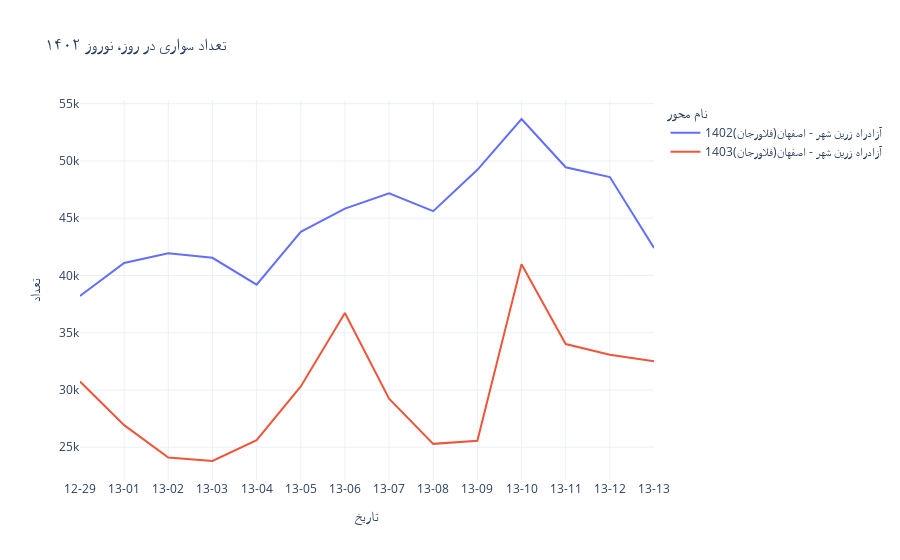

Notebook code cell kept with this figure:
### Code cell
drawchart(213163)

### Figure 1 — Plotly figure (JSON) as saved in the notebook; plotly's stock layout.template omitted (floating-point values rounded to 4 significant figures)
{"data": [{"hovertemplate": "name=آزادراه زرين شهر - اصفهان(فلاورجان)1402<br>date=%{x}<br>car_est=%{y}<extra></extra>", "legendgroup": "آزادراه زرين شهر - اصفهان(فلاورجان)1402", "line": {"color": "#636efa", "dash": "solid"}, "marker": {"symbol": "circle"}, "mode": "lines", "name": "آزادراه زرين شهر - اصفهان(فلاورجان)1402", "orientation": "v", "showlegend": true, "type": "scatter", "x": ["12-29", "13-01", "13-02", "13-03", "13-04", "13-05", "13-06", "13-07", "13-08", "13-09", "13-10", "13-11", "13-12", "13-13"], "xaxis": "x", "y": [38205, 41094, 41942, 41539, 39195, 43815, 45841, 47178, 45614, 49224, 53665, 49449, 48595, 42399], "yaxis": "y"}, {"hovertemplate": "name=آزادراه زرين شهر - اصفهان(فلاورجان)1403<br>date=%{x}<br>car_est=%{y}<extra></extra>", "legendgroup": "آزادراه زرين شهر - اصفهان(فلاورجان)1403", "line": {"color": "#EF553B", "dash": "solid"}, "marker": {"symbol": "circle"}, "mode": "lines", "name": "آزادراه زرين شهر - اصفهان(فلاورجان)1403", "orientation": "v", "showlegend": true, "type": "scatter", "x": ["12-29", "13-01", "13-02", "13-03", "13-04", "13-05", "13-06", "13-07", "13-08", "13-09", "13-10", "13-11", "13-12", "13-13"], "xaxis": "x", "y": [30735, 26927, 24097, 23795, 25620, 30306, 36714, 29241, 25291, 25558, 40970, 34013, 33074, 32509], "yaxis": "y"}], "layout": {"hovermode": "x unified", "legend": {"title": {"text": "نام محور"}, "tracegroupgap": 0}, "title": {"text": "تعداد سواری در روز، نوروز ۱۴۰۲"}, "xaxis": {"anchor": "y", "domain": [0, 1], "title": {"text": "تاریخ"}, "type": "category"}, "yaxis": {"anchor": "x", "domain": [0, 1], "title": {"text": "تعداد"}}}}
